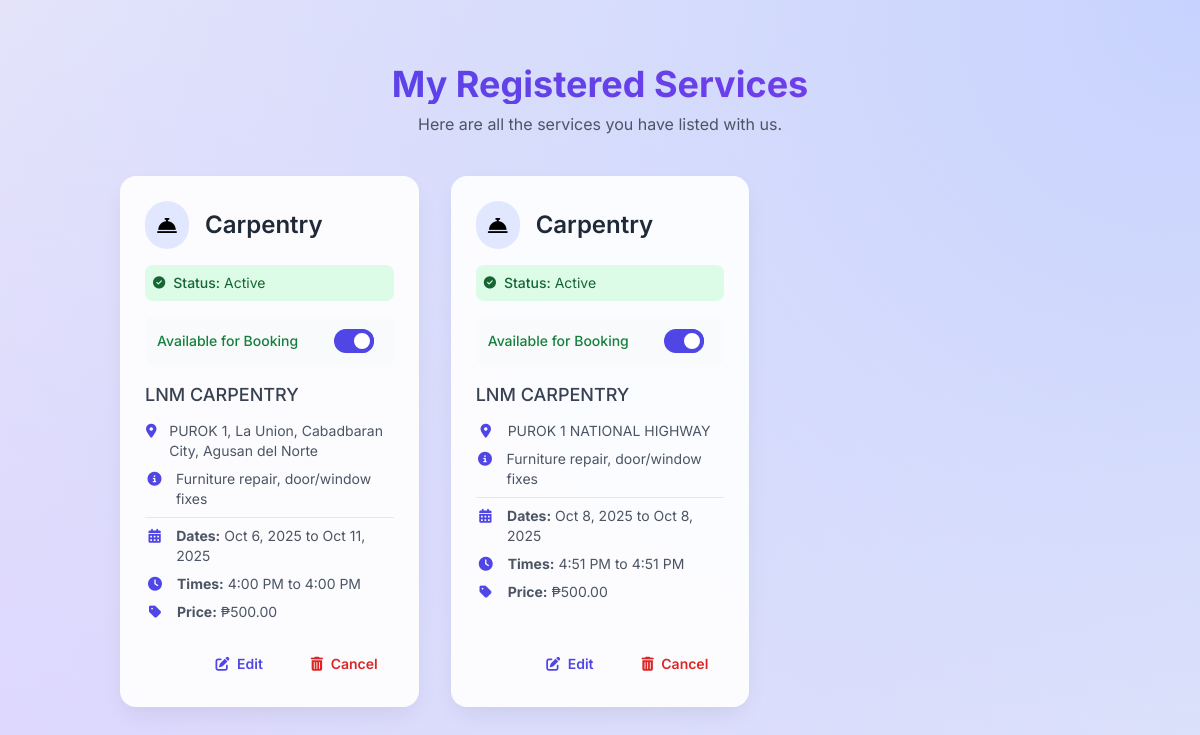
Before: /content/view_listings.php (signed in) with the older database file.
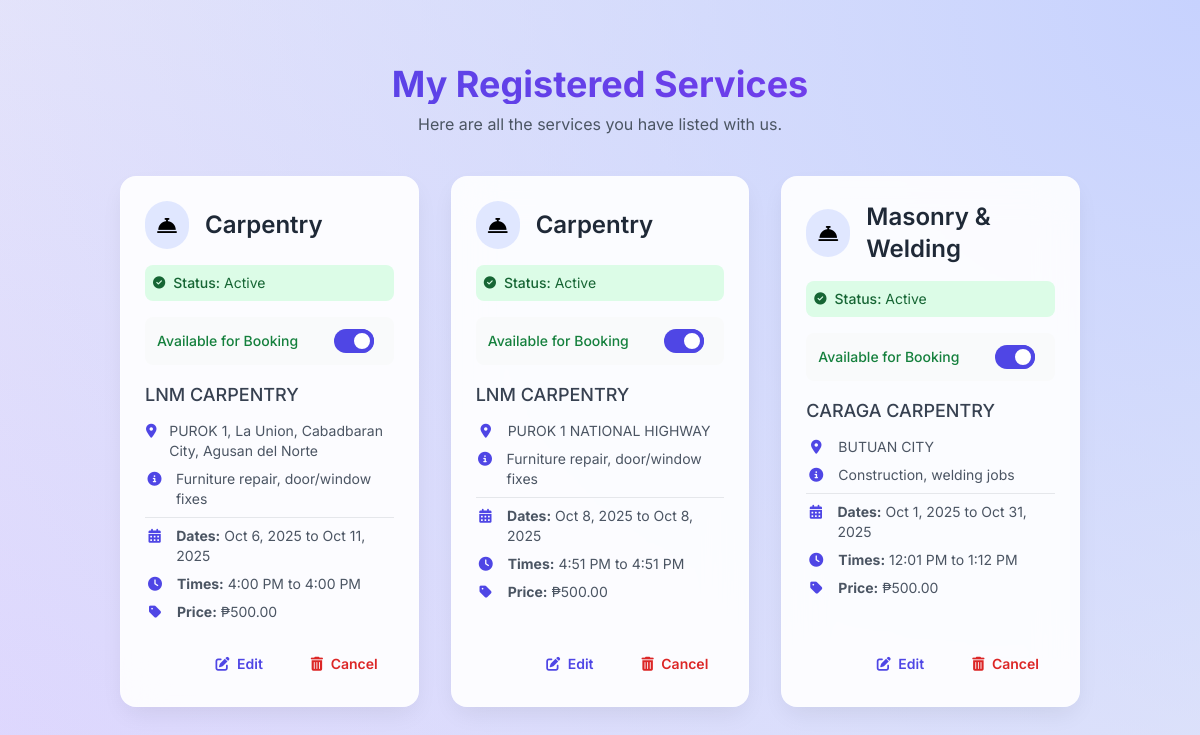
After: the same page with the newer database file.
### tables this page shows
CREATE TABLE `service_providers` (
  `id` int(11) NOT NULL,
  `user_id` int(11) NOT NULL,
  `company_name` varchar(255) NOT NULL,
  `company_address` text NOT NULL,
  `company_email` varchar(255) NOT NULL,
  `contact_number` varchar(50) NOT NULL,
  `service_name` varchar(255) NOT NULL,
  `description` text DEFAULT NULL,
  `registration_date` timestamp NOT NULL DEFAULT current_timestamp(),
  `service_id` int(11) DEFAULT NULL,
  `service_description` text DEFAULT NULL,
  `price` decimal(10,2) NOT NULL,
  `available_date` date NOT NULL DEFAULT '2025-01-01',
  `available_time` time NOT NULL DEFAULT '00:00:00',
  `is_approved` int(11) NOT NULL,
  `available_date_from` date DEFAULT NULL,
  `available_date_to` date DEFAULT NULL,
  `available_time_from` time DEFAULT NULL,
  `available_time_to` time DEFAULT NULL,
  `is_available` tinyint(1) NOT NULL DEFAULT 1
);

### content/view_listings.php (the view, shortened to what the changed rows need)
<?php
require '../db.php';
$user_id = $_SESSION['user_id'];
$sql = "SELECT
            id, service_name, company_name, company_address, service_description, is_approved,
            available_date_from, available_date_to, available_time_from, available_time_to, price,
            is_available
        FROM service_providers
        WHERE user_id = ?";
$stmt = $conn->prepare($sql);
$stmt->bind_param("i", $user_id);
if (!$stmt->execute()) { die("Error executing query: " . $stmt->error); }
$result = $stmt->get_result();
$services = $result->fetch_all(MYSQLI_ASSOC);
?>
<!DOCTYPE html>
<html lang="en">
<head>
    <script src="https://cdn.tailwindcss.com"></script>
    <link rel="stylesheet" href="https://cdnjs.cloudflare.com/ajax/libs/font-awesome/6.4.0/css/all.min.css">
</head>
<body>
    <div class="container mx-auto p-4 md:p-8">
        <div class="text-center mb-10">
             <h1 class="text-3xl md:text-4xl font-bold header-gradient mb-2">My Registered Services</h1>
        </div>
        <?php if (!empty($services)): ?>
            <div class="grid grid-cols-1 md:grid-cols-2 lg:grid-cols-3 gap-8">
                <?php foreach ($services as $service): ?>
                    <div class="card p-6">
                        <div class="flex-grow">
                             <div class="flex items-center mb-4">
                                <div class="bg-indigo-100 text-primary p-3 rounded-full mr-4"><i class="fas fa-concierge-bell fa-lg"></i></div>
                                <h2 class="text-2xl font-semibold text-gray-800"><?php echo htmlspecialchars($service['service_name']); ?></h2>
                            </div>
                            <?php if ($service['is_approved'] == 0): ?>
                                <div class="mb-4 p-2 text-sm text-yellow-800 rounded-lg bg-yellow-100 flex items-center" role="alert"><i class="fas fa-clock fa-sm mr-2"></i><span class="font-medium">Status:</span>&nbsp;Pending Approval</div>
                            <?php else: ?>
                                <div class="mb-4 p-2 text-sm text-green-800 rounded-lg bg-green-100 flex items-center" role="alert"><i class="fas fa-check-circle fa-sm mr-2"></i><span class="font-medium">Status:</span>&nbsp;Active</div>
                            <?php endif; ?>
                            <div class="flex items-center justify-between mb-4 bg-gray-50 p-3 rounded-lg">
                                <span id="availability-label-<?php echo $service['id']; ?>" class="font-medium text-sm <?php echo $service['is_available'] ? 'text-green-700' : 'text-gray-500'; ?>">
                                    <?php echo $service['is_available'] ? 'Available for Booking' : 'Not Available'; ?>
                                </span>
                                <div class="relative inline-block w-10 mr-2 align-middle select-none transition duration-200 ease-in">
                                    <input type="checkbox" name="toggle" id="toggle-<?php echo $service['id']; ?>" class="availability-toggle toggle-checkbox absolute block w-6 h-6 rounded-full bg-white border-4 appearance-none cursor-pointer"
                                           data-id="<?php echo $service['id']; ?>" <?php echo $service['is_available'] ? 'checked' : ''; ?>/>
                                </div>
                            </div>
                            <h3 class="text-lg font-medium text-gray-700 mb-3"><?php echo htmlspecialchars($service['company_name']); ?></h3>
                            <div class="service-details text-sm space-y-2">
                                <p><i class="fas fa-map-marker-alt"></i><span><?php echo htmlspecialchars($service['company_address']); ?></span></p>
                                <p><i class="fas fa-info-circle"></i><span><?php echo nl2br(htmlspecialchars($service['service_description'])); ?></span></p>
                                <hr class="my-3">
                                <p><i class="fas fa-calendar-alt"></i><span><strong>Dates:</strong> <?php echo date("M j, Y", strtotime($service['available_date_from'])) . " to " . date("M j, Y", strtotime($service['available_date_to'])); ?></span></p>
                                <p><i class="fas fa-clock"></i><span><strong>Times:</strong> <?php echo date("g:i A", strtotime($service['available_time_from'])) . " to " . date("g:i A", strtotime($service['available_time_to'])); ?></span></p>
                                <p><i class="fas fa-tag"></i><span><strong>Price:</strong> ₱<?php echo number_format($service['price'], 2); ?></span></p>
                            </div>
                        </div>
                        <div class="mt-6 flex justify-end items-center gap-4">
                            <button class="show-edit-modal inline-block px-4 py-2 text-sm font-semibold text-indigo-600 rounded-md hover:bg-indigo-100 transition-colors duration-200"
                                    data-id="<?php echo htmlspecialchars($service['id']); ?>"
                                    data-company-name="<?php echo htmlspecialchars($service['company_name']); ?>"
                                    data-company-address="<?php echo htmlspecialchars($service['company_address']); ?>"
                                    data-service-description="<?php echo htmlspecialchars($service['service_description']); ?>"
                                    data-date-from="<?php echo htmlspecialchars($service['available_date_from']); ?>"
                                    data-date-to="<?php echo htmlspecialchars($service['available_date_to']); ?>"
                                    data-time-from="<?php echo htmlspecialchars($service['available_time_from']); ?>"
                                    data-time-to="<?php echo htmlspecialchars($service['available_time_to']); ?>"
                                    data-price="<?php echo htmlspecialchars($service['price']); ?>">
                                <i class="fas fa-edit mr-1"></i> Edit
                            </button>
                             <a href="#" class="show-cancel-modal inline-block px-4 py-2 text-sm font-semibold text-red-600 rounded-md hover:bg-red-100 transition-colors duration-200"
                               data-service-id="<?php echo htmlspecialchars($service['id']); ?>">
                                <i class="fas fa-trash-alt mr-1"></i> Cancel
                            </a>
                        </div>
                    </div>
                <?php endforeach; ?>
            </div>
        <?php endif; ?>
    </div>
</body>
</html>

Changed rows visible on the page:
added service_providers: service_name "Masonry & Welding", shows "Status:", is_approved "Active", shows "Available for Booking", is_available "☑", company_name "CARAGA CARPENTRY", company_address "BUTUAN CITY", service_description "Construction, welding jobs", available_date_from "Oct 1, 2025", available_date_to "Oct 31, 2025", available_time_from "12:01 PM", available_time_to "1:12 PM", price "500.00"
